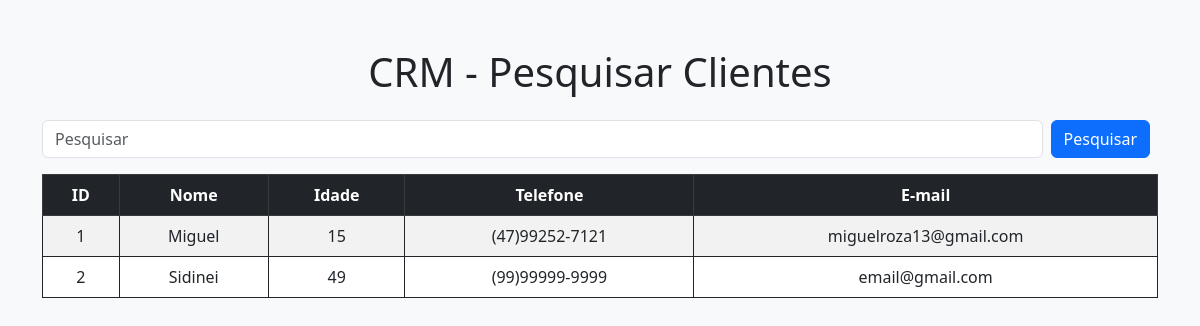
The page /pesquisar on the database as committed earlier.
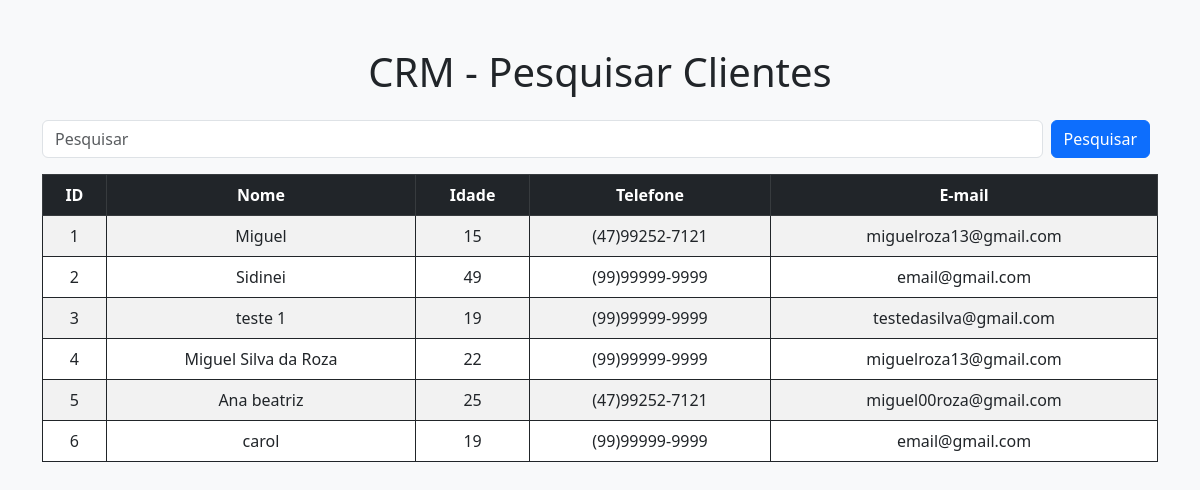
The same page on the database as committed later.
### app/models.py (models this page shows)
class clientes(db.Model):
    id = db.Column(db.Integer, primary_key=True)
    data_de_envio = db.Column(db.DateTime, default = datetime.now())
    nome = db.Column(db.String, nullable=True)
    idade = db.Column(db.Integer, nullable=True)
    telefone = db.Column(db.String)
    email = db.Column(db.String, nullable=True)
    comentario = db.Column(db.String)

### app/views.py (the view)
@app.route('/pesquisar')
def pesquisar():
    if request.method == 'GET':
        pesquisa = request.args.get('pesquisa', '')
    dados = clientes.query.order_by()
    if pesquisa != '':
        dados = dados.filter(func.lower(clientes.nome).like(f'{pesquisa.lower()}%'))
    context = {'dados': dados.all()}
    return render_template('pesquisar.html', context=context)

### app/templates/pesquisar.html (shortened to what this page needs)
<!DOCTYPE html>
<html lang="pt-br">
<head>
    <link href="https://cdn.jsdelivr.net/npm/bootstrap@5.3.0/dist/css/bootstrap.min.css" rel="stylesheet">
    <link rel="stylesheet" href="{{ url_for('static', filename='pesquisar.css') }}">
</head>
<body class="bg-light">
    <div class="container my-5">
        <h1 class="text-center mb-4">CRM - Pesquisar Clientes</h1>
        <form class="d-flex mb-3" method="get">
            <input type="text" name="pesquisa" class="form-control me-2" placeholder="Pesquisar">
            <button class="btn btn-primary me-2" type="submit">Pesquisar</button>
        </form>
        {% if context['dados'] %}
            <div class="table-responsive">
                <table class="table table-striped table-bordered">
                    <thead class="table-dark">
                        <tr>
                            <th>ID</th>
                            <th>Nome</th>
                            <th>Idade</th>
                            <th>Telefone</th>
                            <th>E-mail</th>
                        </tr>
                    </thead>
                    <tbody>
                        {% for i in context['dados'] %}
                        <tr>
                            <td>{{ i.id }}</td>
                            <td>{{ i.nome }}</td>
                            <td>{{ i.idade }}</td>
                            <td>{{ i.telefone }}</td>
                            <td>{{ i.email }}</td>
                        </tr>
                        {% endfor %}
                    </tbody>
                </table>
            </div>
        {% else %}
            <div class="alert alert-info">Nenhum cliente encontrado.</div>
        {% endif %}
    </div>
</body>
</html>

### app/static/pesquisar.css (style rules this page uses)
body { text-align: center; }
.table { border: solid 1px; border-radius: 10px; }
th { padding-left: 100px; }

Rows that differ between the two databases and show on the page:
added clientes: id "3", nome "teste 1", idade "19", telefone "(99)99999-9999", email "testedasilva@gmail.com"
added clientes: id "4", nome "Miguel Silva da Roza", idade "22", telefone "(99)99999-9999", email "miguelroza13@gmail.com"
added clientes: id "5", nome "Ana beatriz", idade "25", telefone "(47)99252-7121", email "miguel00roza@gmail.com"
added clientes: id "6", nome "carol", idade "19", telefone "(99)99999-9999", email "email@gmail.com"
